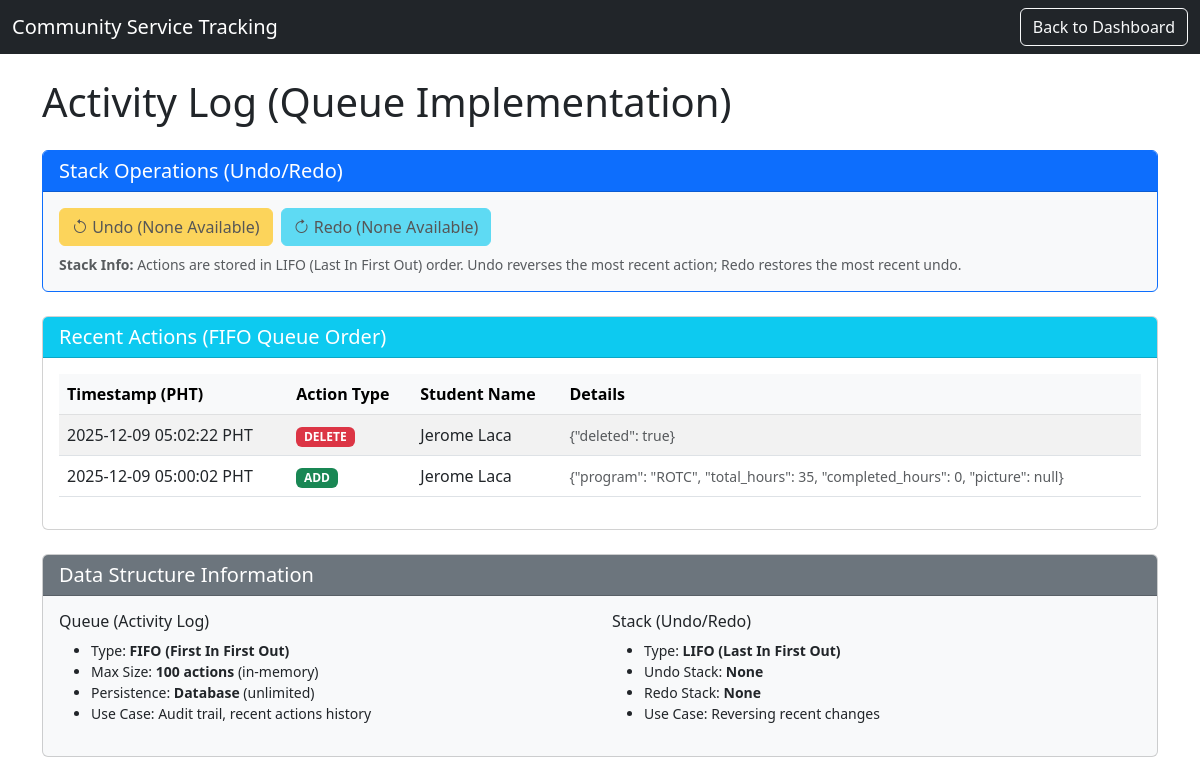
The page /activity_log on the database as committed earlier.
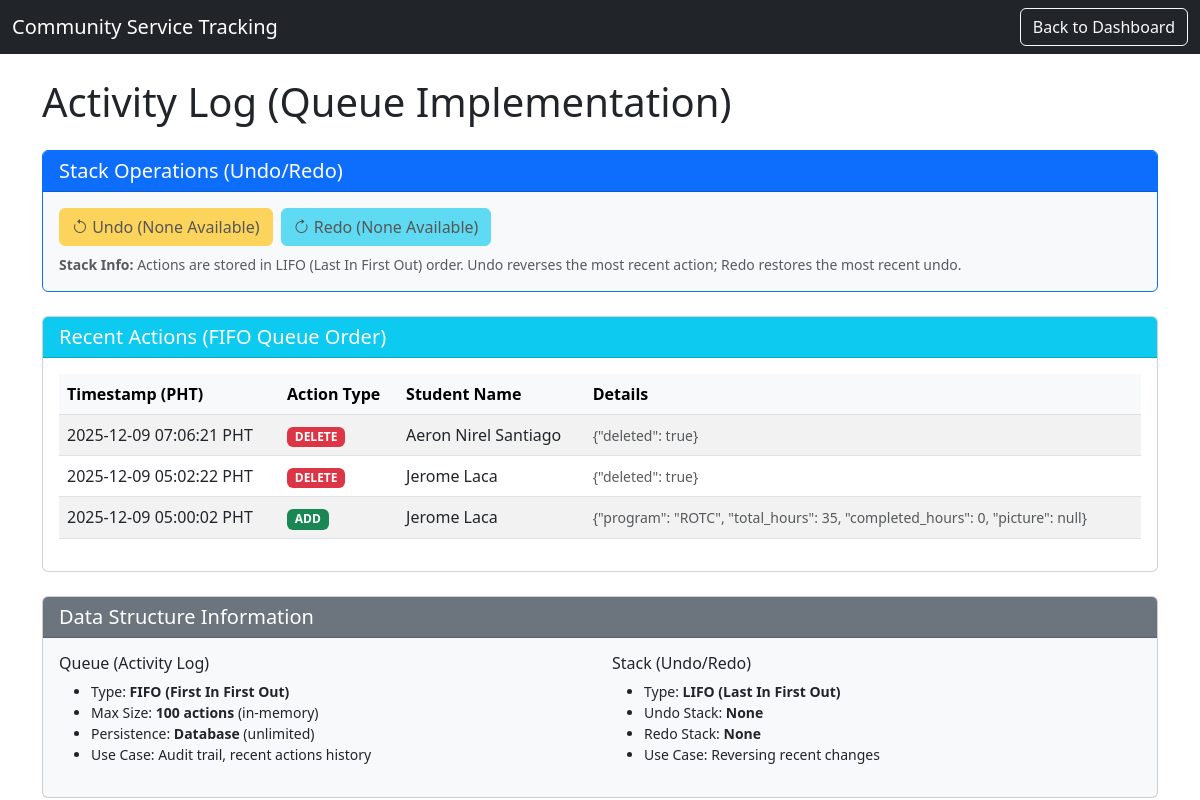
The same page on the database as committed later.
### app.py (models this page shows, shortened)
class ActionLog(db.Model):
    id = db.Column(db.Integer, primary_key=True)
    action_type = db.Column(db.String(50), nullable=False)  # 'ADD', 'EDIT', 'DELETE'
    student_name = db.Column(db.String(120), nullable=False)
    student_id = db.Column(db.Integer, nullable=True)
    details = db.Column(db.Text, nullable=True)  # JSON string of changes
    timestamp = db.Column(db.DateTime, default=datetime.datetime.utcnow)

### app.py (the view)
@app.route("/activity_log")
def activity_log():
    page = request.args.get('page', 1, type=int)
    actions = ActionLog.query.order_by(ActionLog.timestamp.desc()).paginate(page=page, per_page=30)
    return render_template("activity_log.html",
                          actions=actions.items,
                          has_next=actions.has_next,
                          has_prev=actions.has_prev,
                          page=page,
                          undo_available=len(undo_stack) > 0,
                          redo_available=len(redo_stack) > 0)

### templates/activity_log.html (shortened to what this page needs)
<!DOCTYPE html>
<html lang="en">
<head>
    <link href="https://cdn.jsdelivr.net/npm/bootstrap@5.3.0/dist/css/bootstrap.min.css" rel="stylesheet">
    <link href="https://cdn.jsdelivr.net/npm/bootstrap-icons@1.10.5/font/bootstrap-icons.css" rel="stylesheet">
</head>
<body>
    <nav class="navbar navbar-expand-lg navbar-dark bg-dark">
        <div class="container-fluid">
            <span class="navbar-brand mb-0 h1">Community Service Tracking</span>
            <a href="/admin" class="btn btn-outline-light">Back to Dashboard</a>
        </div>
    </nav>
    <div class="container mt-4">
        <h1 class="mb-4">Activity Log (Queue Implementation)</h1>
        <div class="card mb-4 bg-light border-primary">
            <div class="card-header bg-primary text-white">
                <h5 class="mb-0">Stack Operations (Undo/Redo)</h5>
            </div>
            <div class="card-body">
                <form method="POST" class="d-flex gap-2">
                    {% if undo_available %}
                        <button type="submit" formaction="/undo" class="btn btn-warning">
                            <i class="bi bi-arrow-counterclockwise"></i> Undo Last Change
                        </button>
                    {% else %}
                        <button type="submit" class="btn btn-warning" disabled>
                            <i class="bi bi-arrow-counterclockwise"></i> Undo (None Available)
                        </button>
                    {% endif %}
                    {% if redo_available %}
                        <button type="submit" formaction="/redo" class="btn btn-info">
                            <i class="bi bi-arrow-clockwise"></i> Redo Last Undo
                        </button>
                    {% else %}
                        <button type="submit" class="btn btn-info" disabled>
                            <i class="bi bi-arrow-clockwise"></i> Redo (None Available)
                        </button>
                    {% endif %}
                </form>
                <small class="text-muted d-block mt-2">
                    <strong>Stack Info:</strong> Actions are stored in LIFO (Last In First Out) order.
                    Undo reverses the most recent action; Redo restores the most recent undo.
                </small>
            </div>
        </div>
        <div class="card">
            <div class="card-header bg-info text-white">
                <h5 class="mb-0">Recent Actions (FIFO Queue Order)</h5>
            </div>
            <div class="card-body">
                <div class="table-responsive">
                    <table class="table table-striped table-hover">
                        <thead class="table-light">
                            <tr>
                                <th>Timestamp (PHT)</th>
                                <th>Action Type</th>
                                <th>Student Name</th>
                                <th>Details</th>
                            </tr>
                        </thead>
                        <tbody>
                            {% if actions %}
                                {% for action in actions %}
                                <tr>
                                    <td>
                                        {{ action.timestamp.strftime('%Y-%m-%d %H:%M:%S') }} PHT
                                    </td>
                                    <td>
                                        {% if action.action_type == 'ADD' %}
                                            <span class="badge bg-success">ADD</span>
                                        {% elif action.action_type == 'EDIT' %}
                                            <span class="badge bg-warning text-dark">EDIT</span>
                                        {% elif action.action_type == 'DELETE' %}
                                            <span class="badge bg-danger">DELETE</span>
                                        {% endif %}
                                    </td>
                                    <td>{{ action.student_name }}</td>
                                    <td>
                                        <small class="text-muted">
                                            {% if action.details %}
                                                {{ action.details[:100] }}{% if action.details|length > 100 %}...{% endif %}
                                            {% else %}
                                                -
                                            {% endif %}
                                        </small>
                                    </td>
                                </tr>
                                {% endfor %}
                            {% else %}
                                <tr>
                                    <td colspan="4" class="text-center text-muted">No actions recorded yet.</td>
                                </tr>
                            {% endif %}
                        </tbody>
                    </table>
                </div>
            </div>
        </div>
        <div class="card mt-4 bg-light">
            <div class="card-header bg-secondary text-white">
                <h5 class="mb-0">Data Structure Information</h5>
            </div>
            <div class="card-body">
                <div class="row">
                    <div class="col-md-6">
                        <h6>Queue (Activity Log)</h6>
                        <ul class="small">
                            <li>Type: <strong>FIFO (First In First Out)</strong></li>
                            <li>Max Size: <strong>100 actions</strong> (in-memory)</li>
                            <li>Persistence: <strong>Database</strong> (unlimited)</li>
                            <li>Use Case: Audit trail, recent actions history</li>
                        </ul>
                    </div>
                    <div class="col-md-6">
                        <h6>Stack (Undo/Redo)</h6>
                        <ul class="small">
                            <li>Type: <strong>LIFO (Last In First Out)</strong></li>
                            <li>Undo Stack: <strong>{% if undo_available %}Available{% else %}None{% endif %}</strong></li>
                            <li>Redo Stack: <strong>{% if redo_available %}Available{% else %}None{% endif %}</strong></li>
                            <li>Use Case: Reversing recent changes</li>
                        </ul>
                    </div>
                </div>
            </div>
        </div>
    </div>
</body>
</html>

Rows that differ between the two databases and show on the page:
added ActionLog: timestamp "2025-12-09 07:06:21", action_type "DELETE", student_name "Aeron Nirel Santiago", details "{\"deleted\": true}"
